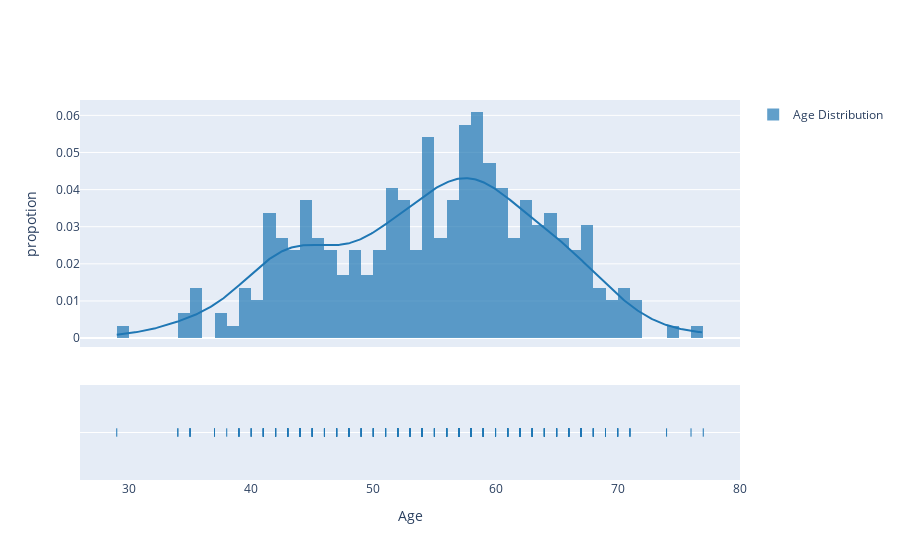

The notebook cell saved with this chart:
### Code cell
group_labels = ['Age Distribution'] # name of the dataset
fig = figureFactory.create_distplot([DF_1.age], group_labels)
fig.update_layout( yaxis_title = 'propotion', xaxis_title = 'Age', title_x = 0.5)
fig.show()

### Figure 1 — Plotly figure (JSON) as saved in the notebook; plotly's stock layout.template omitted (floating-point values rounded to 4 significant figures; data arrays with more than 128 entries replaced by an {"elided": "..."} marker saying what was removed)
{"data": [{"autobinx": false, "histnorm": "probability density", "legendgroup": "Age Distribution", "marker": {"color": "rgb(31, 119, 180)"}, "name": "Age Distribution", "opacity": 0.7, "type": "histogram", "x": {"elided": "297 int values"}, "xaxis": "x", "xbins": {"end": 77, "size": 1, "start": 29}, "yaxis": "y"}, {"legendgroup": "Age Distribution", "marker": {"color": "rgb(31, 119, 180)"}, "mode": "lines", "name": "Age Distribution", "showlegend": false, "type": "scatter", "x": {"elided": "500 float values"}, "xaxis": "x", "y": {"elided": "500 float values"}, "yaxis": "y"}, {"legendgroup": "Age Distribution", "marker": {"color": "rgb(31, 119, 180)", "symbol": "line-ns-open"}, "mode": "markers", "name": "Age Distribution", "showlegend": false, "type": "scatter", "x": {"elided": "297 int values"}, "xaxis": "x", "y": {"elided": "297 str values"}, "yaxis": "y2"}], "layout": {"barmode": "overlay", "hovermode": "closest", "legend": {"traceorder": "reversed"}, "title": {"x": 0.5}, "xaxis": {"anchor": "y2", "domain": [0, 1], "title": {"text": "Age"}, "zeroline": false}, "yaxis": {"anchor": "free", "domain": [0.35, 1], "position": 0, "title": {"text": "propotion"}}, "yaxis2": {"anchor": "x", "domain": [0, 0.25], "dtick": 1, "showticklabels": false}}}
